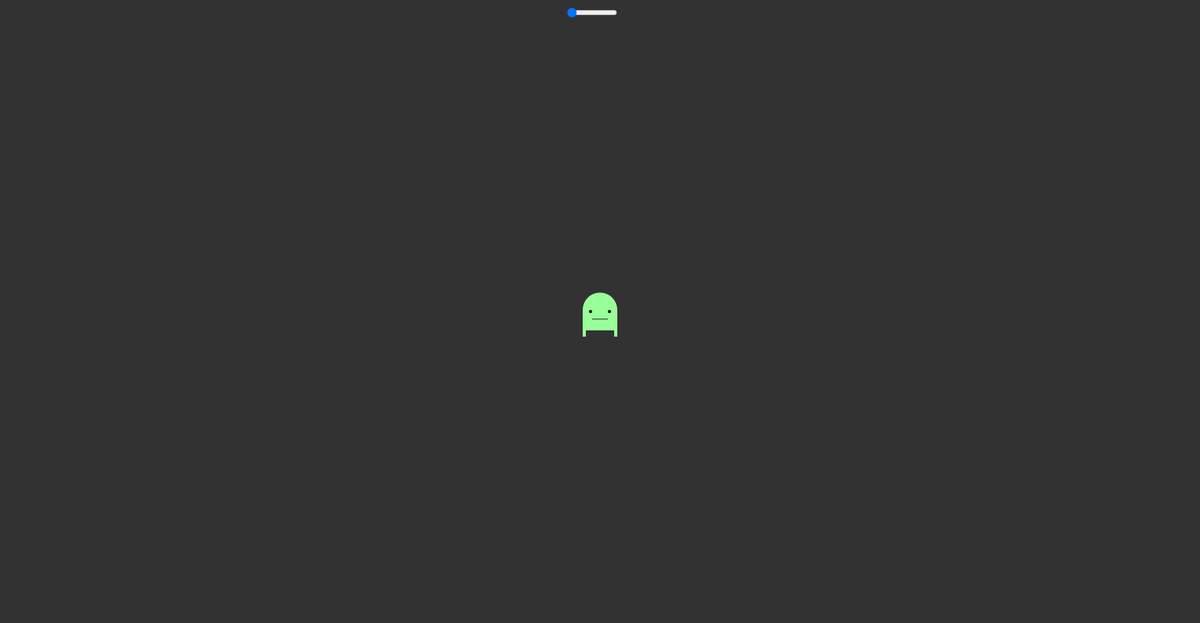
Frame 1 (no input)
Frame 60 (no input): identical to frame 1, image omitted
Frame 120 (the mouse pressed at the canvas centre since frame 60): identical to frame 1, image omitted

The p5.js sketch that drew this single still picture (run headless with seeded random() and noise() and a simulated clock; from frame 60 on, the mouse is pressed at the canvas centre):

// p5.js sketch
// ── sketch.js
// Alien draw assignment
// Aamish
// Nomber 15, 2025
//




function setup() {
  createCanvas(1905, 990);
  // create slider
  size = createSlider(1, 8, 1, 0.2);
  size.position(width/2 - 55, 10);
  size.size(80);
  
}

function draw() {
  background(50);
  draw_alien();
}

function draw_alien(){
  // variables
  let centerx = width/2;
  let centery = height/2; 
  let headSize = size.value(); 
  let offset = 0;

  
  noStroke();
  fill(153, 255, 153);
  rectMode(CENTER);
  rect(centerx + offset, centery, 55 *headSize, 60 *headSize, 50 *headSize, 50 *headSize, 5, 5);
  rect(centerx - 25 *headSize + offset, centery + 30 *headSize, 5 *headSize, 20 *headSize);
  rect(centerx + 25 *headSize + offset, centery + 30 *headSize, 5 *headSize, 20 *headSize);
  fill(0)
  circle(centerx - 15 *headSize + offset, centery, 5 *headSize);
  circle(centerx + 15 *headSize + offset, centery, 5 *headSize);
  rect(centerx + offset, centery + 12 *headSize, 25 *headSize, 1)
}
